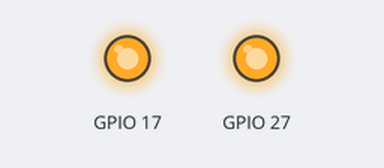
Bench run of a program on a simulated Raspberry Pi (BCM pin numbers). Parts: output pins drawn as LEDs (lit = HIGH). What the program prints to the terminal is not drawn. At 0.0 s the program stops and its outputs stay as they are.

Above: at 0.1 s.
Timing chart, 0 to 1.5 s (numbered marks = the images above):
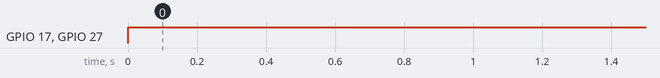

Measured:
- by itself, GPIO 17, GPIO 27: LOW → HIGH at 0.00 s

The program:

YT2_on.py
```python
#!/usr/bin/python
import RPi.GPIO as GPIO
GPIO.setmode(GPIO.BCM)
GPIO.cleanup()
GPIO.setwarnings(False)
GPIO.setup(17,GPIO.OUT)
GPIO.setup(27,GPIO.OUT)
print "Lights on"
GPIO.output(17,GPIO.HIGH)
GPIO.output(27,GPIO.HIGH)
```
